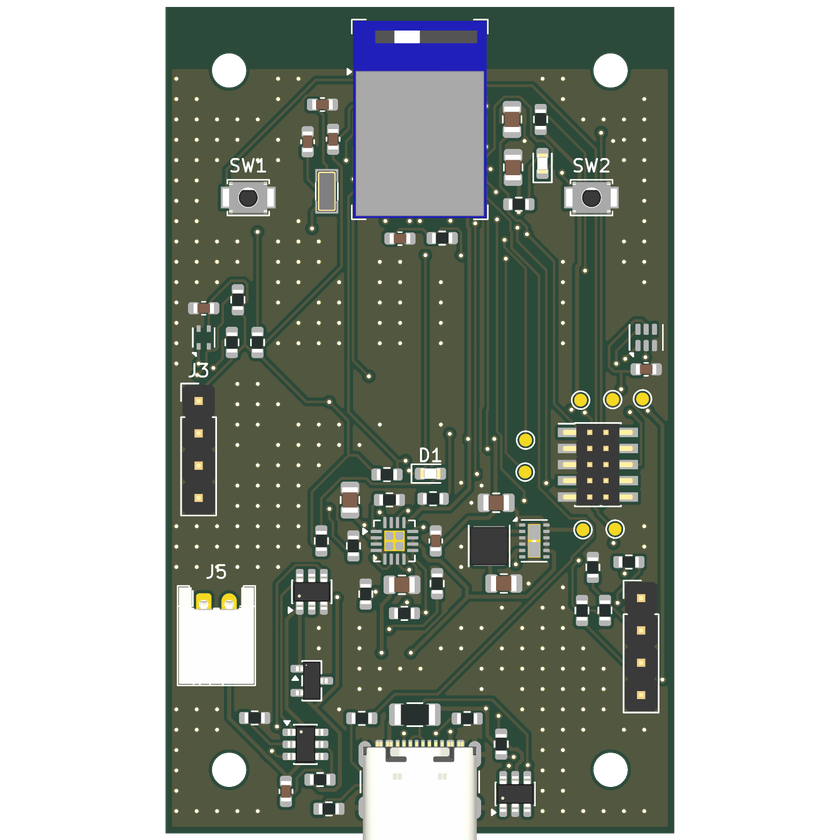
#> input picture pcbs/archive/gos_sensor_node_rev3.1/docs/gos_sensor_node_render_top.png, 840 x 840 px, shrunk from 1568 x 1568 before the run, found by its file name
$ python make_before_after.py
#> lines starting #> are read from the running program, lines starting #| are printed output that depends on the picture; after the words box and inside, x2 and y2 are one past the last pixel; in counts of white or black regions, pixels touching at a corner belong together
#!/usr/bin/env python3
"""
Before/after figures for documentation/rev3.2_changes.md, from the KiCad 3D renders that
pcbs/*/route_pcb.py writes into each board's docs/ folder (old boards: pcbs/archive/).

    python docs/images/rev3.2/make_before_after.py      # run from the repository root
"""
import os

import matplotlib

matplotlib.use("Agg")
import matplotlib.pyplot as plt  # noqa: E402
import numpy as np  # noqa: E402
from PIL import Image  # noqa: E402

OUT = os.path.dirname(os.path.abspath(__file__))


def board(path):
    """The render cropped to the board (pixels that differ from the corner background)."""
    im = np.asarray(Image.open(path).convert("RGB"))
    mask = np.abs(im.astype(int) - im[5, 5].astype(int)).sum(2) > 30
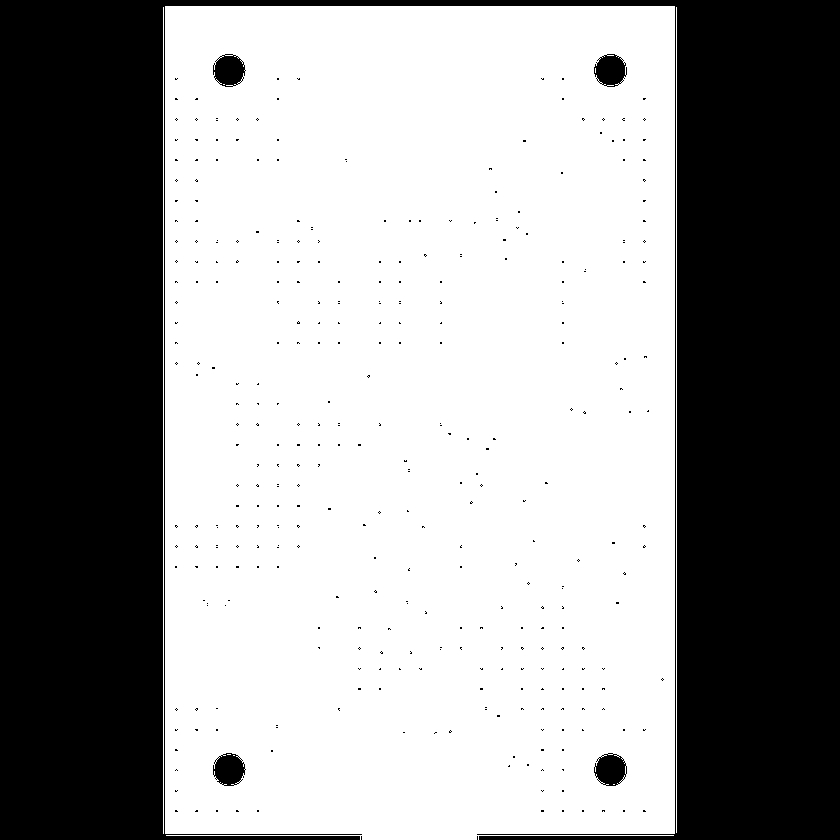
#> mask: shape (840, 840) bool; 59.6% white; 349 black regions (344 under 20 px), largest, box (x1, y1, x2, y2) and area: (0, 0, 840, 840) 280568, (594, 753, 627, 786) 791, (213, 753, 246, 786) 788, (594, 54, 627, 87) 787, (213, 54, 246, 87) 785
    ys, xs = np.nonzero(mask)
    return im[ys.min():ys.max(), xs.min():xs.max()]
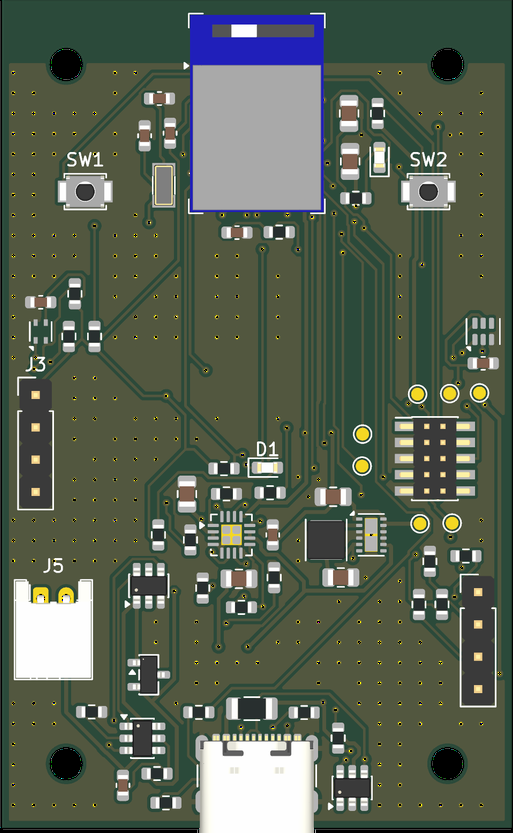
#> returned value: shape (833, 513, 3); mean of channels 0, 1, 2 87.9, 98.2, 82.8; drawn as R, G, B


def sensor():
    pairs = [("sensor node rev 3.1", "pcbs/archive/gos_sensor_node_rev3.1/docs/gos_sensor_node_render_top.png"),
             ("sensor node rev 3.2", "pcbs/gos_sensor_node/docs/gos_sensor_node_render_top.png")]
    fig, axes = plt.subplots(1, 4, figsize=(16, 7.2), gridspec_kw={"width_ratios": [1, 1.1, 1, 1.1]})
    for k, (name, path) in enumerate(pairs):
        b = board(path)
        h, w = b.shape[:2]
#> h = 833; w = 513
        sx, sy = w / 40.0, h / 65.0                      # board is 40 x 65 mm
#> sx = 12.82; sy = 12.82
        ax = axes[2 * k]
        ax.imshow(b)
        ax.set_title(name, fontsize=11)
        ax.axis("off")
        x0, x1, y0, y1 = 0, 14, 18, 36                   # the SHT40 corner, mm
        ax.add_patch(plt.Rectangle((x0 * sx, y0 * sy), (x1 - x0) * sx, (y1 - y0) * sy, fill=False, ec="#00e5ff", lw=2))
        axes[2 * k + 1].imshow(b[int(y0 * sy):int(y1 * sy), int(x0 * sx):int(x1 * sx)])
        axes[2 * k + 1].axis("off")
        axes[2 * k + 1].set_title("SHT40 corner (x 0-14, y 18-36 mm)", fontsize=10)
#> pass 2 of the loop in sensor, `for k, (name, path) in enumerate(pairs):`:
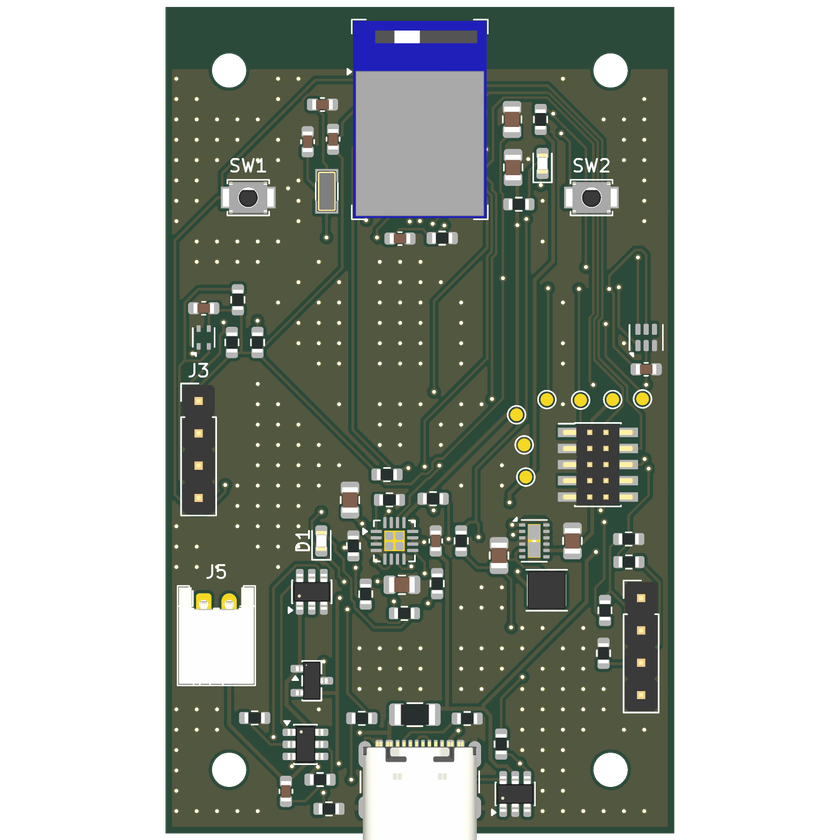
#> input picture pcbs/gos_sensor_node/docs/gos_sensor_node_render_top.png, 840 x 840 px, shrunk from 1568 x 1568 before the run, found by its file name
    fig.text(0.5, 0.02, "Rev 3.1: the SHT40 (U5) sits in the ground pour on the board edge, its I2C pull-ups beside it. "
             "Rev 3.2: two notches and a slot cut it free on a tongue with no copper pour; four thin tracks cross "
             "the bridge; J6 (PAR sensor) and the pull-ups sit below.", ha="center", fontsize=9.5, wrap=True)
    plt.tight_layout(rect=(0, 0.05, 1, 1))
    fig.savefig(os.path.join(OUT, "sensor_node_before_after.png"), dpi=110)
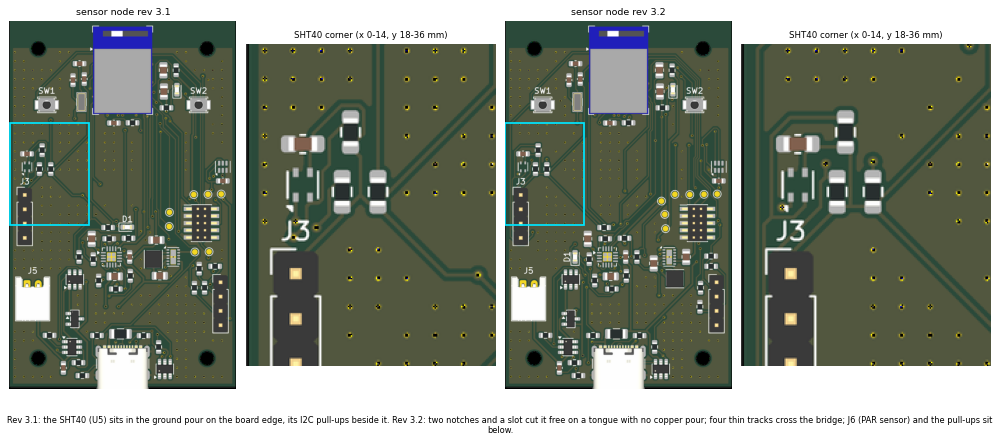
#> figure drawn by matplotlib, 4 panels


def led():
    pairs = [("LED driver rev 1.0", "pcbs/archive/led_driver_rev1.0/docs/led_driver_render_top.png"),
             ("LED driver rev 1.1", "pcbs/led_driver/docs/led_driver_render_top.png")]
    fig, axes = plt.subplots(1, 2, figsize=(14, 5.6))
    for ax, (name, path) in zip(axes, pairs):
        ax.imshow(board(path))
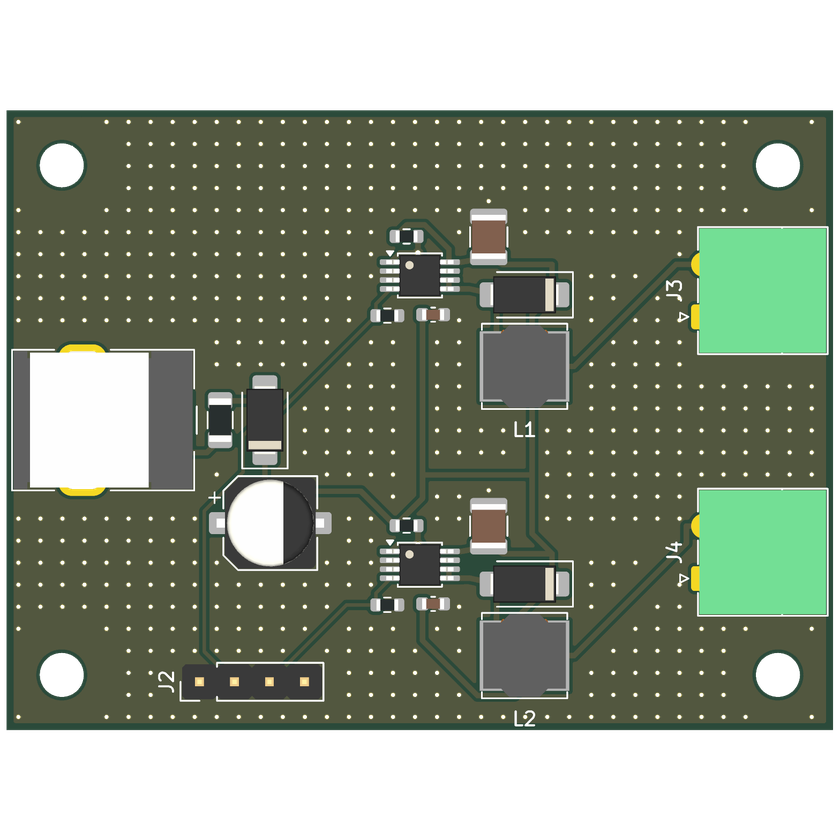
#> input picture pcbs/archive/led_driver_rev1.0/docs/led_driver_render_top.png, 840 x 840 px, shrunk from 1568 x 1568 before the run, found by its file name
#> in board (call 3), `im = np.asarray(Image.open(path).convert("RGB"))`:
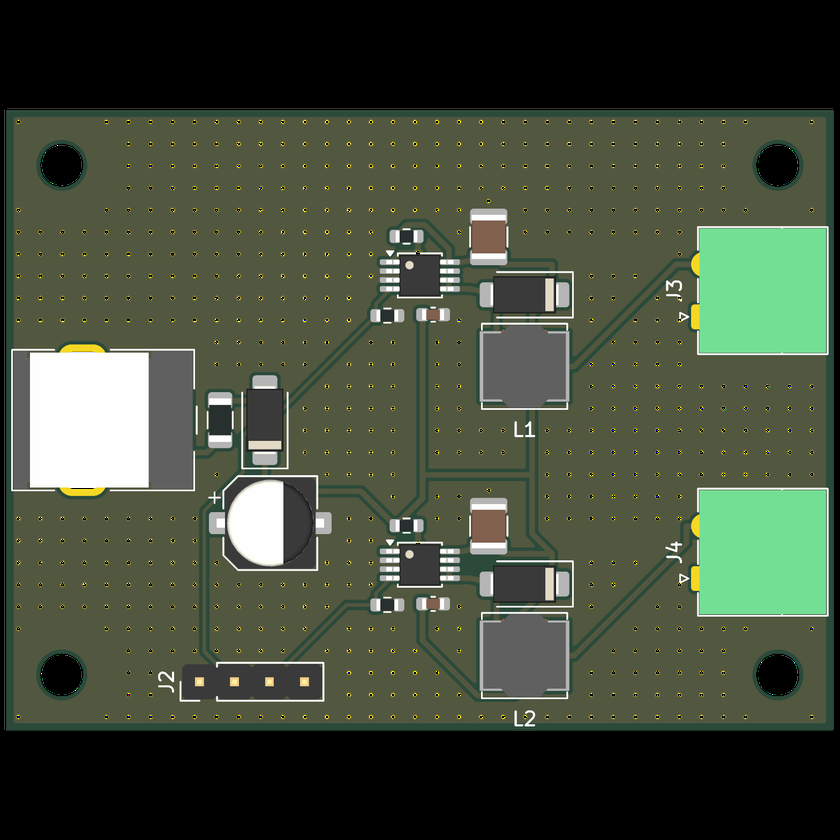
#> im: shape (840, 840, 3); mean R, G, B 67.2, 76.1, 58.7
#> in board (call 3), `mask = np.abs(im.astype(int) - im[5, 5].astype(int)).sum(2) > 30`:
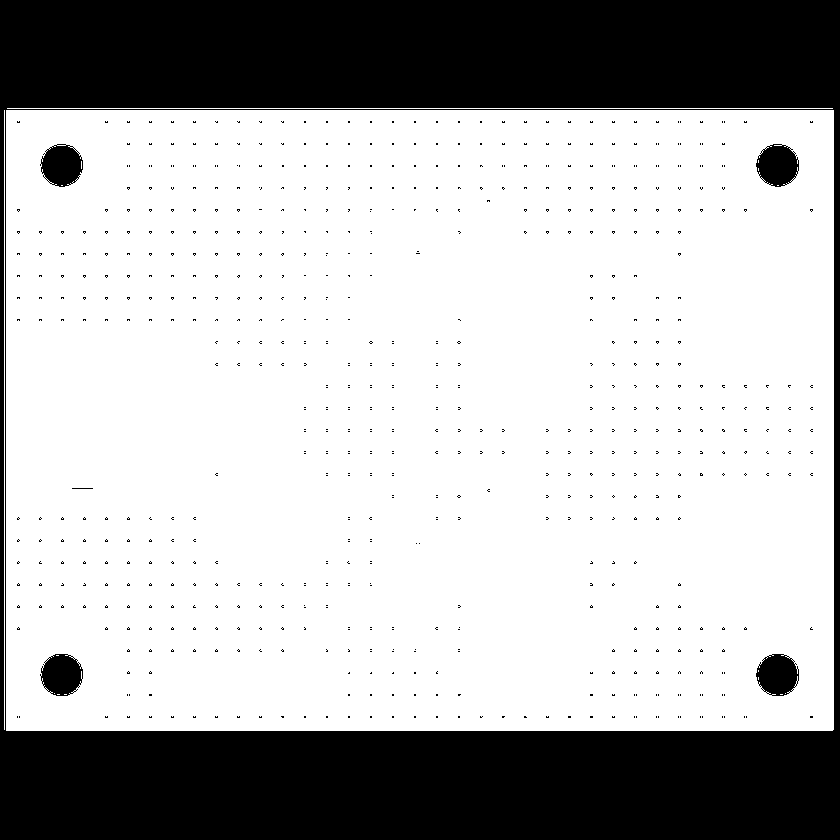
#> mask: shape (840, 840) bool; 71.9% white; 683 black regions (677 under 20 px), largest, box (x1, y1, x2, y2) and area: (0, 0, 840, 840) 189967, (756, 144, 799, 187) 1363, (756, 654, 799, 696) 1360, (40, 654, 83, 696) 1353, (40, 144, 83, 187) 1352, (72, 488, 93, 489) 21
#> in board (call 3), `return im[ys.min():ys.max(), xs.min():xs.max()]`:
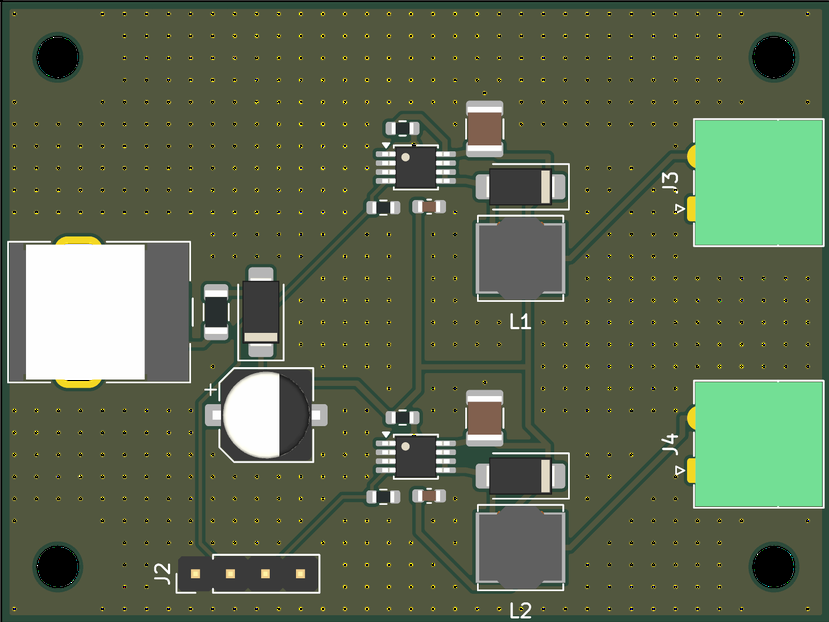
#> returned value: shape (622, 829, 3); mean of channels 0, 1, 2 91.9, 104, 80.2; drawn as R, G, B
        ax.set_title(name, fontsize=11)
        ax.axis("off")
#> pass 2 of the loop in led, `for ax, (name, path) in zip(axes, pairs):`:
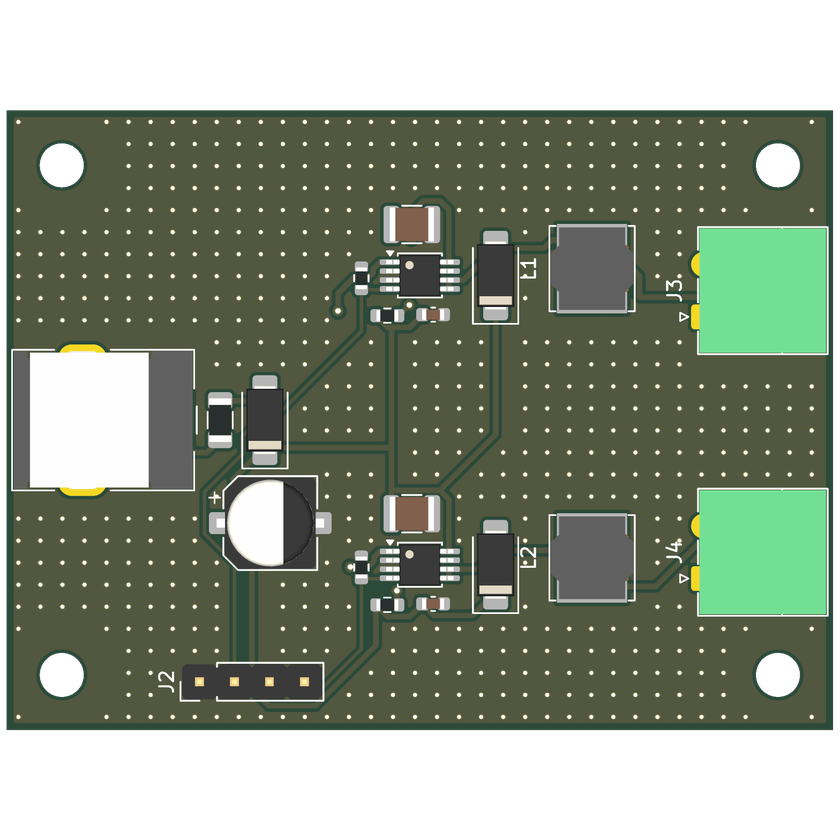
#> input picture pcbs/led_driver/docs/led_driver_render_top.png, 840 x 840 px, shrunk from 1568 x 1568 before the run, found by its file name
#> in board (call 4), `return im[ys.min():ys.max(), xs.min():xs.max()]`:
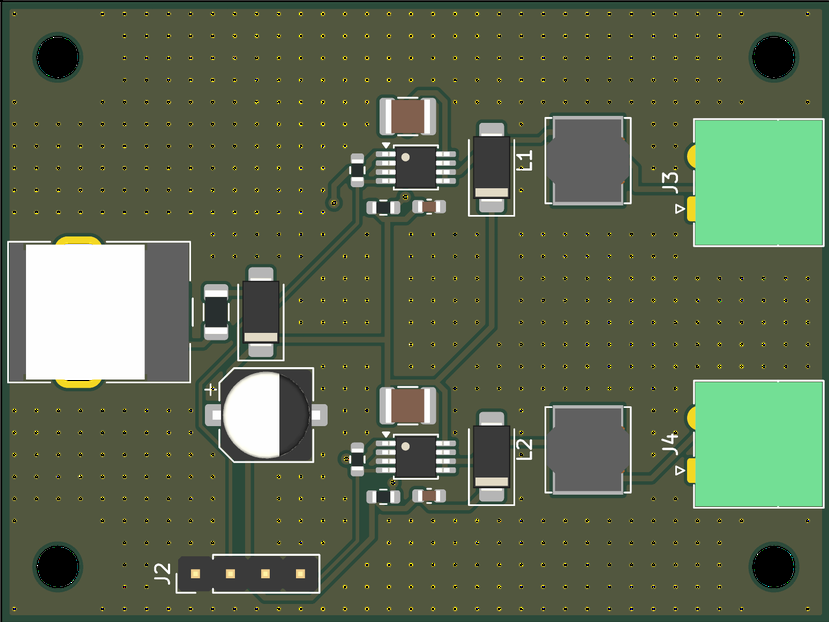
#> returned value: shape (622, 829, 3); mean of channels 0, 1, 2 91.8, 103.9, 80.1; drawn as R, G, B
    fig.text(0.5, 0.02, "Rev 1.1 adds, per channel, a second 0.30 ohm sense resistor (R5 blue, R6 red) behind a solder "
             "jumper (JP1, JP2; bridge it for 667 mA) and a 10 uF capacitor across the LED string (C6, C7) beside "
             "the inductor.", ha="center", fontsize=9.5)
    plt.tight_layout(rect=(0, 0.06, 1, 1))
    fig.savefig(os.path.join(OUT, "led_driver_before_after.png"), dpi=110)


if __name__ == "__main__":
    sensor()
    led()
